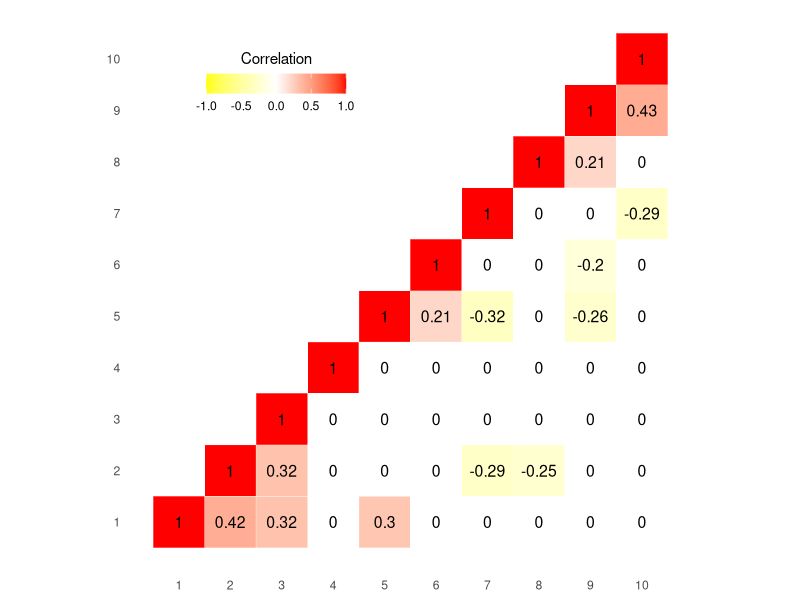
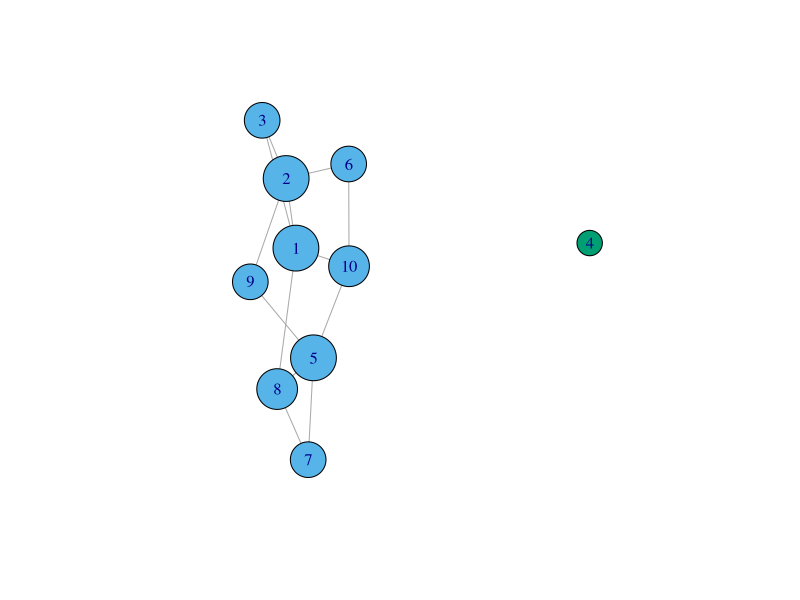

Here is the R script that generated these plots, in order:
# Gaussian Graphical Model Example

#Since we want to deal with Gaussian Data, the best way to guarantee the 
# data is truly normal is through simulation. 

# Import the package to generate the normal observations

library(mixtools)
library(reshape2)
library(ggplot2)
library(igraph)

# Set the seed so the result is reproducible

set.seed(123)

# Specify the number of variables

p <- 10

# Randomly generate the mean and covariance matrices

mu <- runif(p, min=-100, max=100) #Generates 25 random values between -100 and 100

cov_mat <- cov(matrix(rnorm(p*30), ncol=p))

# So now we have a covariance matrix, and we would like for some of the variables to be independent with one another

for(i in 1:p){
  
  for(j in 1:p){
    
    if(abs(cov_mat[i,j]) < 0.15 ){
      
      cov_mat[i,j] = 0
      
    }
    
  }
  
}
  
# So we now have the covariance matrix, we need to get the correlation matrix

Standard_Deviations <- sqrt(diag(cov_mat))
Inverse_Standard_Deviations <- 1/Standard_Deviations
corr_mat <- Inverse_Standard_Deviations * cov_mat * Inverse_Standard_Deviations

# Round the correlation matrix

cormat <- round(corr_mat,2)

# Get the upper triagular of the correlation matrix

get_upper_tri <- function(cormat){
  cormat[lower.tri(cormat)]<- NA
  return(cormat)
}

# Reorder the correlation matrix so that the variables with the highest correlations are closest

reorder_cormat <- function(cormat){
  # Use correlation between variables as distance
  dd <- as.dist((1-cormat)/2)
  hc <- hclust(dd)
  cormat <-cormat[hc$order, hc$order]
}

cormat <- reorder_cormat(cormat)
upper_tri <- get_upper_tri(cormat)
melted_cormat <- melt(upper_tri, na.rm = TRUE)

# Create the heatmap plot

# Create a ggheatmap
ggheatmap <- ggplot(melted_cormat, aes(Var2, Var1, fill = value))+
  geom_tile(color = "white")+
  scale_fill_gradient2(low = "yellow", high = "red", mid = "white", 
                       midpoint = 0, limit = c(-1,1), space = "Lab", 
                       name="Correlation") +
  coord_fixed() +  
  scale_x_continuous(limits = c(0.5, 10.5), breaks = 1:10) + 
  scale_y_continuous(limits = c(0.5, 10.5), breaks = 1:10)

png(file="Heatmap.png", res = 100)

ggheatmap + 
  geom_text(aes(Var2, Var1, label = value), color = "black", size = 4) +
  theme(
    axis.title.x = element_blank(),
    axis.title.y = element_blank(),
    panel.grid.major = element_blank(),
    panel.border = element_blank(),
    panel.background = element_blank(),
    axis.ticks = element_blank(),
    legend.justification = c(1, 0),
    legend.position = c(0.4, 0.8),
    legend.direction = "horizontal")+
  guides(fill = guide_colorbar(barwidth = 7, barheight = 1,
                               title.position = "top", title.hjust = 0.5))
dev.off()

#ggsave(filename = "GaussianHeatmap.png", height = 8, width = 10, dpi = 50, device='tiff')

# Graphical Model

diag(corr_mat) <- 0 # We set the diagonal to zero so we do not have joins between nodes and themselves

cor_g <- graph_from_adjacency_matrix(corr_mat, mode='undirected', weighted = 'correlation') # We extract the network
cl <- clusters(cor_g) # We find the clusters in the data

deg <- degree(cor_g, mode="all") + 5 # We find the degree of "betweenness" of nodes

#png(file="GaussianGraph.png", width = 1080, height = 1080)

pdf("GaussianGraph.pdf",10,10)
igraph.options(plot.layout=layout.graphopt)
plot(cor_g , vertex.color=cl$membership+1L, vertex.size = deg*3) 
dev.off()

#plot(cor_g , vertex.color=cl$membership+1L, vertex.size = deg*3) # We plot the graph

#dev.off()
